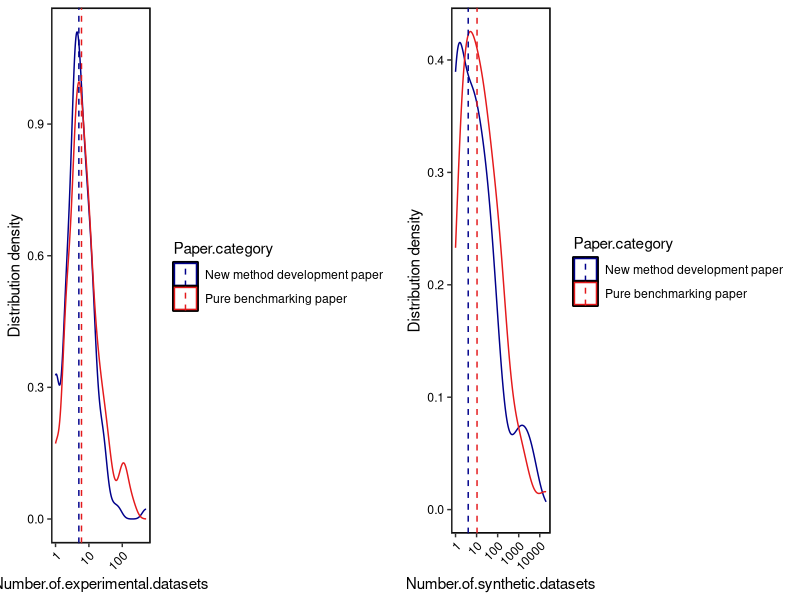
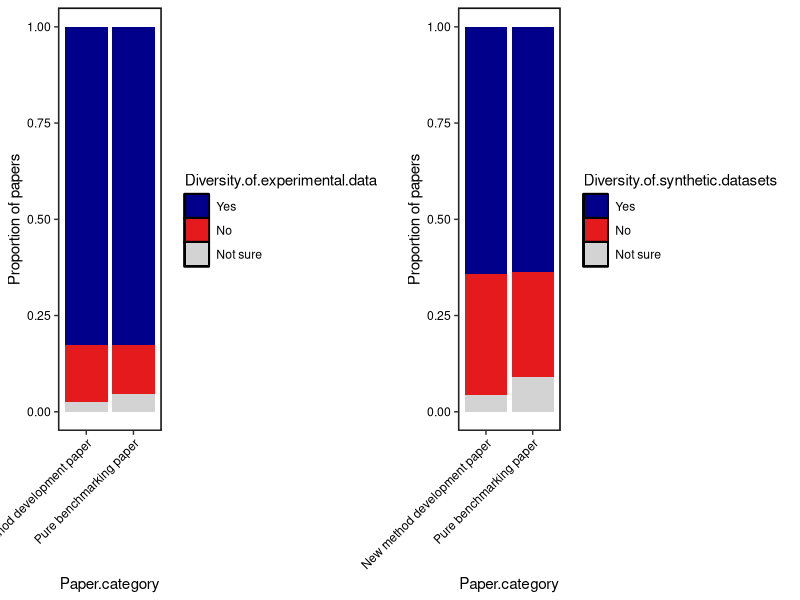
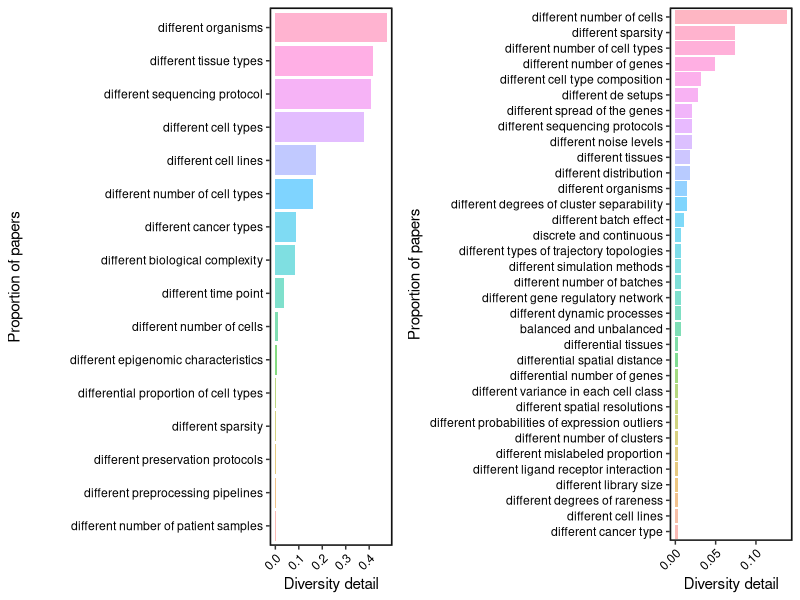

Recreate these plots in R, in order.

library(ggplot2)
library(ggpubr)
library(readr)
library(plyr)


theme_set(theme_bw() +
            theme(panel.grid.major = element_blank(), 
                  panel.grid.minor = element_blank(),
                  panel.background = element_rect(colour = "black", size = 1),
                  axis.text.x = element_text(color = "black", angle = 45, hjust = 1),
                  axis.text.y = element_text(color = "black")))


data <- read_csv("data.csv")




data_no_dup <- data[!duplicated(data$PMID), ]


plot_density <- function( mu,  column ){
  
  column <- sym(column)
  
  p <- ggplot(data_no_dup, aes(x = !!column )) + 
    geom_density( aes(  colour =`Paper.category` ),  alpha = 0.1)  + 
    scale_x_log10() + ylab("Distribution density") +
    
    # scale_fill_manual(values =  c(   "darkblue"  ,  "#E41A1C" ))+
    scale_colour_manual(values =  c(   "darkblue"  ,  "#E41A1C" ))+
    geom_vline(data=mu, aes(xintercept=grp.mean, color=Paper.category), linetype="dashed")
  
  
  return( p )
  
}


###################
# Panel a
###################



mu <- ddply(data_no_dup, "Paper.category", summarise, grp.mean=median(Number.of.experimental.datasets, na.rm=T))
a <- plot_density(mu, "Number.of.experimental.datasets") 


mu <- ddply(data_no_dup, "Paper.category", summarise, grp.mean=median(Number.of.synthetic.datasets, na.rm=T))
b<- plot_density(mu, "Number.of.synthetic.datasets") 


ggarrange(plotlist = list(  a,b) , align =  "v")


 

###################
# Panel b
###################


# diversity of experimental and synthetic 
# yes and no 

data_no_dup_no_NA <- data_no_dup[!is.na(data_no_dup$`Diversity.of.experimental.data`), ]
data_no_dup_no_NA$`Diversity.of.experimental.data` <- factor(data_no_dup_no_NA$`Diversity.of.experimental.data`, 
                                                             levels =  c("Yes", "No", "Not sure"))
p_num_diversity_experimental  <- ggplot( data_no_dup_no_NA, 
                                         aes( x = `Paper.category` , 
                                              fill =`Diversity.of.experimental.data`)) +
  geom_bar(position="fill",  na.rm = TRUE)  + 
  scale_fill_manual(values =  c( "darkblue" , "#E41A1C" , "lightgrey" )) + 
  ylab("Proportion of papers") + theme(axis.text.x = element_text(angle = 45, vjust = 1, hjust=1))



data_no_dup_no_NA <- data_no_dup[!is.na(data_no_dup$`Diversity.of.synthetic.datasets`), ]
data_no_dup_no_NA$`Diversity.of.synthetic.datasets` <- factor(data_no_dup_no_NA$`Diversity.of.synthetic.datasets`, 
                                                              levels =  c("Yes", "No", "Not sure"))

p_num_diversity_synthetic <- ggplot( data_no_dup_no_NA, 
                                     aes(x = `Paper.category` , 
                                         fill =`Diversity.of.synthetic.datasets`)) +
  geom_bar(position = "fill", na.rm = TRUE)  + 
  scale_fill_manual(values = c( "darkblue" , "#E41A1C" , "lightgrey" ))+ 
  ylab("Proportion of papers") + theme(axis.text.x = element_text(angle = 45, vjust = 1, hjust=1))

ggarrange(plotlist = list(  p_num_diversity_experimental  , p_num_diversity_synthetic))


 



###################
# Panel c
###################

experiment_diversity <- unlist( strsplit( data_no_dup$`Experimental.diversity` , "--"))

experiment_diversity <- experiment_diversity[ -c(which( is.na(experiment_diversity) ) ,
                                                 which( experiment_diversity == "NA") ) ]


experiment_diversity <- gsub("different sample types" , 
                             "different biological complexity" ,experiment_diversity)
experiment_diversity <- tolower(experiment_diversity)


experiment_diversity <- data.frame( table( trimws(experiment_diversity) )  )

experiment_diversity$prop <- experiment_diversity$Freq /nrow(data_no_dup)

experiment_diversity <- experiment_diversity[order(experiment_diversity$Freq,
                                                   decreasing = F), ]

experiment_diversity$Var1 <- factor(experiment_diversity$Var1, 
                                    experiment_diversity$Var1)

experiment_diversity  <- experiment_diversity [ -c(which ( experiment_diversity$Var1 == "others")), ]

a  <- ggplot(experiment_diversity, aes(y = Var1, x = prop,  fill = Var1)) +
  geom_bar(stat = "identity", position = "dodge", alpha = 0.5) + 
  ylab("Proportion of papers") + xlab("Diversity detail")+ scale_fill_discrete(guide="none")





synthetic_diversity <- unlist( strsplit( data_no_dup$`Synthetic.diversity` , "--"))
synthetic_diversity <- synthetic_diversity[ -c(which( is.na(synthetic_diversity) ) , which( synthetic_diversity == "NA") ) ]

synthetic_diversity <- tolower(synthetic_diversity)
synthetic_diversity <- synthetic_diversity[-c(which(synthetic_diversity == "others"))]
synthetic_diversity <- gsub("different degree of cluster separability" , 
                            "different degrees of cluster separability" , synthetic_diversity)
synthetic_diversity <- gsub("different degrees of rareness for individual types of cell" , 
                            "different degrees of rareness" ,synthetic_diversity)
synthetic_diversity <- gsub("different spread of ds genes" , 
                            "different spread of the genes" ,synthetic_diversity)

synthetic_diversity <- gsub("different long and short range interaction with different spatial distance.", 
                            "differential spatial distance"  ,synthetic_diversity)


synthetic_diversity <- gsub("different tissue types", 
                            "differential tissues"  ,synthetic_diversity)


synthetic_diversity <- gsub("different gene counts", 
                            "differential number of genes"  ,synthetic_diversity)



synthetic_diversity <- data.frame( table( trimws(synthetic_diversity) )  )

synthetic_diversity <- synthetic_diversity[order(synthetic_diversity$Freq , 
                                                 decreasing = F), ]
synthetic_diversity$prop <- synthetic_diversity$Freq /nrow(data_no_dup)

synthetic_diversity$Var1 <- factor(synthetic_diversity$Var1,
                                   synthetic_diversity$Var1)

b <- ggplot(synthetic_diversity, aes(y = Var1, x = prop, fill = Var1)) +
  geom_bar(stat = "identity", position = "dodge" , alpha = 0.5) + 
  ylab("Proportion of papers") + xlab("Diversity detail")+ scale_fill_discrete(guide="none")


ggarrange(plotlist = list(  a,b) , align =  "v")

 

